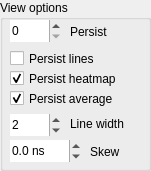
      <widget class="QGroupBox" name="viewgroupBox">
       <property name="geometry">
        <rect>
         <x>280</x>
         <y>420</y>
         <width>151</width>
         <height>171</height>
        </rect>
       </property>
       <property name="font">
        <font>
         <family>Arial</family>
        </font>
       </property>
       <property name="title">
        <string>View options</string>
       </property>
       <widget class="QLabel" name="label_23">
        <property name="geometry">
         <rect>
          <x>70</x>
          <y>116</y>
          <width>71</width>
          <height>16</height>
         </rect>
        </property>
        <property name="font">
         <font>
          <family>Arial</family>
         </font>
        </property>
        <property name="text">
         <string>Line width</string>
        </property>
       </widget>
       <widget class="QSpinBox" name="linewidthBox">
        <property name="geometry">
         <rect>
          <x>10</x>
          <y>114</y>
          <width>51</width>
          <height>22</height>
         </rect>
        </property>
        <property name="font">
         <font>
          <family>Arial</family>
         </font>
        </property>
        <property name="toolTip">
         <string>Width of plot line (pixels)</string>
        </property>
        <property name="frame">
         <bool>false</bool>
        </property>
        <property name="suffix">
         <string/>
        </property>
        <property name="minimum">
         <number>1</number>
        </property>
        <property name="maximum">
         <number>10</number>
        </property>
        <property name="singleStep">
         <number>1</number>
        </property>
        <property name="value">
         <number>2</number>
        </property>
       </widget>
       <widget class="QCheckBox" name="persistlinesCheck">
        <property name="geometry">
         <rect>
          <x>10</x>
          <y>50</y>
          <width>121</width>
          <height>17</height>
         </rect>
        </property>
        <property name="font">
         <font>
          <family>Arial</family>
         </font>
        </property>
        <property name="toolTip">
         <string>Whether to draw the persist lines</string>
        </property>
        <property name="text">
         <string>Persist lines</string>
        </property>
        <property name="checked">
         <bool>false</bool>
        </property>
       </widget>
       <widget class="QSpinBox" name="persistTbox">
        <property name="geometry">
         <rect>
          <x>10</x>
          <y>20</y>
          <width>51</width>
          <height>22</height>
         </rect>
        </property>
        <property name="font">
         <font>
          <family>Arial</family>
         </font>
        </property>
        <property name="toolTip">
         <string>Time each line takes to fade out (50*2^x ms)</string>
        </property>
        <property name="frame">
         <bool>false</bool>
        </property>
        <property name="accelerated">
         <bool>false</bool>
        </property>
        <property name="suffix">
         <string/>
        </property>
        <property name="minimum">
         <number>0</number>
        </property>
        <property name="maximum">
         <number>12</number>
        </property>
        <property name="value">
         <number>0</number>
        </property>
       </widget>
       <widget class="QLabel" name="label_13">
        <property name="geometry">
         <rect>
          <x>70</x>
          <y>22</y>
          <width>71</width>
          <height>20</height>
         </rect>
        </property>
        <property name="font">
         <font>
          <family>Arial</family>
         </font>
        </property>
        <property name="text">
         <string>Persist</string>
        </property>
       </widget>
       <widget class="QLabel" name="label_28">
        <property name="geometry">
         <rect>
          <x>90</x>
          <y>142</y>
          <width>51</width>
          <height>20</height>
         </rect>
        </property>
        <property name="font">
         <font>
          <family>Arial</family>
         </font>
        </property>
        <property name="text">
         <string>Skew</string>
        </property>
       </widget>
       <widget class="QDoubleSpinBox" name="skewBox">
        <property name="geometry">
         <rect>
          <x>10</x>
          <y>140</y>
          <width>71</width>
          <height>22</height>
         </rect>
        </property>
        <property name="font">
         <font>
          <family>Arial</family>
         </font>
        </property>
        <property name="toolTip">
         <string>Time skew offset for selected channel</string>
        </property>
        <property name="frame">
         <bool>false</bool>
        </property>
        <property name="accelerated">
         <bool>true</bool>
        </property>
        <property name="suffix">
         <string> ns</string>
        </property>
        <property name="decimals">
         <number>1</number>
        </property>
        <property name="minimum">
         <double>-999.899999999999977</double>
        </property>
        <property name="maximum">
         <double>999.899999999999977</double>
        </property>
        <property name="singleStep">
         <double>0.100000000000000</double>
        </property>
       </widget>
       <widget class="QCheckBox" name="persistAvgCheck">
        <property name="geometry">
         <rect>
          <x>10</x>
          <y>90</y>
          <width>121</width>
          <height>17</height>
         </rect>
        </property>
        <property name="font">
         <font>
          <family>Arial</family>
         </font>
        </property>
        <property name="toolTip">
         <string>Whether to draw the persist average line</string>
        </property>
        <property name="text">
         <string>Persist average</string>
        </property>
        <property name="checked">
         <bool>true</bool>
        </property>
       </widget>
       <widget class="QCheckBox" name="persistheatCheck">
        <property name="geometry">
         <rect>
          <x>10</x>
          <y>70</y>
          <width>121</width>
          <height>17</height>
         </rect>
        </property>
        <property name="font">
         <font>
          <family>Arial</family>
         </font>
        </property>
        <property name="toolTip">
         <string>Whether to draw the persist heatmap</string>
        </property>
        <property name="text">
         <string>Persist heatmap</string>
        </property>
        <property name="checked">
         <bool>true</bool>
        </property>
       </widget>
      </widget>
